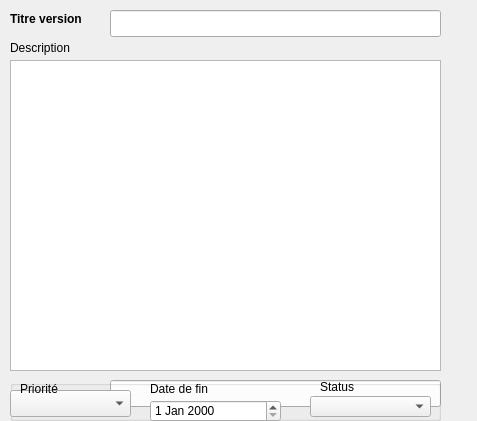
         <widget class="QWidget" name="scrollAreaWidgetContents">
          <property name="geometry">
           <rect>
            <x>0</x>
            <y>0</y>
            <width>477</width>
            <height>421</height>
           </rect>
          </property>
          <widget class="QLabel" name="descriptionLabel">
           <property name="geometry">
            <rect>
             <x>10</x>
             <y>40</y>
             <width>81</width>
             <height>16</height>
            </rect>
           </property>
           <property name="text">
            <string>Description</string>
           </property>
          </widget>
          <widget class="QPlainTextEdit" name="descriptionText">
           <property name="geometry">
            <rect>
             <x>10</x>
             <y>60</y>
             <width>431</width>
             <height>311</height>
            </rect>
           </property>
           <property name="documentTitle">
            <string/>
           </property>
           <property name="plainText">
            <string/>
           </property>
          </widget>
          <widget class="QLabel" name="urlLabel">
           <property name="geometry">
            <rect>
             <x>10</x>
             <y>390</y>
             <width>101</width>
             <height>17</height>
            </rect>
           </property>
           <property name="text">
            <string>URL du média</string>
           </property>
          </widget>
          <widget class="QLabel" name="titleVersionLabel">
           <property name="geometry">
            <rect>
             <x>10</x>
             <y>10</y>
             <width>101</width>
             <height>17</height>
            </rect>
           </property>
           <property name="font">
            <font>
             <weight>75</weight>
             <bold>true</bold>
            </font>
           </property>
           <property name="text">
            <string>Titre version</string>
           </property>
          </widget>
          <widget class="QLineEdit" name="titleVersion">
           <property name="geometry">
            <rect>
             <x>110</x>
             <y>10</y>
             <width>331</width>
             <height>27</height>
            </rect>
           </property>
          </widget>
          <widget class="QLineEdit" name="urlText">
           <property name="geometry">
            <rect>
             <x>110</x>
             <y>380</y>
             <width>331</width>
             <height>27</height>
            </rect>
           </property>
          </widget>
          <widget class="QGroupBox" name="taskDetailGroupBox">
           <property name="geometry">
            <rect>
             <x>10</x>
             <y>380</y>
             <width>431</width>
             <height>41</height>
            </rect>
           </property>
           <property name="title">
            <string/>
           </property>
           <widget class="QLabel" name="deadlineLabel">
            <property name="geometry">
             <rect>
              <x>140</x>
              <y>0</y>
              <width>81</width>
              <height>17</height>
             </rect>
            </property>
            <property name="text">
             <string>Date de fin</string>
            </property>
           </widget>
           <widget class="QComboBox" name="priorityComboBox">
            <property name="geometry">
             <rect>
              <x>0</x>
              <y>10</y>
              <width>121</width>
              <height>27</height>
             </rect>
            </property>
           </widget>
           <widget class="QLabel" name="priorityLabel">
            <property name="geometry">
             <rect>
              <x>10</x>
              <y>0</y>
              <width>51</width>
              <height>17</height>
             </rect>
            </property>
            <property name="text">
             <string>Priorité</string>
            </property>
           </widget>
           <widget class="QDateEdit" name="dateTimeEditDeadline">
            <property name="geometry">
             <rect>
              <x>140</x>
              <y>20</y>
              <width>131</width>
              <height>22</height>
             </rect>
            </property>
           </widget>
           <widget class="QLabel" name="taskStatusLabel">
            <property name="geometry">
             <rect>
              <x>310</x>
              <y>0</y>
              <width>47</width>
              <height>13</height>
             </rect>
            </property>
            <property name="text">
             <string>Status</string>
            </property>
           </widget>
           <widget class="QComboBox" name="taskStatusComboBox">
            <property name="geometry">
             <rect>
              <x>300</x>
              <y>16</y>
              <width>121</width>
              <height>21</height>
             </rect>
            </property>
           </widget>
          </widget>
          <widget class="QLabel" name="titleVersionLabel_2">
           <property name="geometry">
            <rect>
             <x>360</x>
             <y>0</y>
             <width>111</width>
             <height>17</height>
            </rect>
           </property>
           <property name="text">
            <string/>
           </property>
          </widget>
         </widget>
